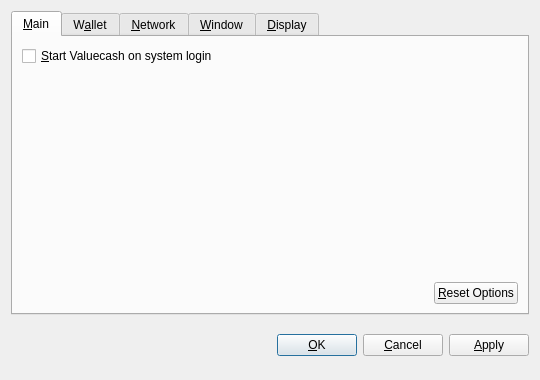
<?xml version="1.0" encoding="UTF-8"?>
<ui version="4.0">
 <class>OptionsDialog</class>
 <widget class="QDialog" name="OptionsDialog">
  <property name="geometry">
   <rect>
    <x>0</x>
    <y>0</y>
    <width>540</width>
    <height>380</height>
   </rect>
  </property>
  <property name="windowTitle">
   <string>Options</string>
  </property>
  <property name="modal">
   <bool>true</bool>
  </property>
  <layout class="QVBoxLayout" name="verticalLayout">
   <item>
    <widget class="QTabWidget" name="tabWidget">
     <property name="tabPosition">
      <enum>QTabWidget::North</enum>
     </property>
     <property name="currentIndex">
      <number>0</number>
     </property>
     <widget class="QWidget" name="tabMain">
      <attribute name="title">
       <string>&amp;Main</string>
      </attribute>
      <layout class="QVBoxLayout" name="verticalLayout_Main">
       <item>
        <widget class="QCheckBox" name="bitcoinAtStartup">
         <property name="toolTip">
          <string>Automatically start Valuecash after logging in to the system.</string>
         </property>
         <property name="text">
          <string>&amp;Start Valuecash on system login</string>
         </property>
        </widget>
       </item>
       <item>
        <spacer name="verticalSpacer_Main">
         <property name="orientation">
          <enum>Qt::Vertical</enum>
         </property>
         <property name="sizeHint" stdset="0">
          <size>
           <width>20</width>
           <height>40</height>
          </size>
         </property>
        </spacer>
       </item>
       <item>
        <layout class="QHBoxLayout" name="horizontalLayout_2_Main">
         <item>
          <spacer name="horizontalSpacer_2_Main">
           <property name="orientation">
            <enum>Qt::Horizontal</enum>
           </property>
           <property name="sizeHint" stdset="0">
            <size>
             <width>40</width>
             <height>20</height>
            </size>
           </property>
          </spacer>
         </item>
         <item>
          <widget class="QPushButton" name="resetButton">
           <property name="toolTip">
            <string>Reset all client options to default.</string>
           </property>
           <property name="text">
            <string>&amp;Reset Options</string>
           </property>
           <property name="autoDefault">
            <bool>false</bool>
           </property>
          </widget>
         </item>
        </layout>
       </item>
      </layout>
     </widget>
     <widget class="QWidget" name="tabWallet">
      <attribute name="title">
       <string>W&amp;allet</string>
      </attribute>
      <layout class="QVBoxLayout" name="verticalLayout_Network">
       <item>
        <widget class="QLabel" name="transactionFeeInfoLabel">
         <property name="text">
          <string>Optional transaction fee per kB that helps make sure your transactions are processed quickly. Most transactions are 1 kB.</string>
         </property>
         <property name="textFormat">
          <enum>Qt::PlainText</enum>
         </property>
         <property name="wordWrap">
          <bool>true</bool>
         </property>
        </widget>
       </item>
       <item>
        <layout class="QHBoxLayout" name="horizontalLayout_1_Main">
         <item>
          <widget class="QLabel" name="transactionFeeLabel">
           <property name="text">
            <string>Pay transaction &amp;fee</string>
           </property>
           <property name="textFormat">
            <enum>Qt::PlainText</enum>
           </property>
           <property name="buddy">
            <cstring>transactionFee</cstring>
           </property>
          </widget>
         </item>
         <item>
          <widget class="BitcoinAmountField" name="transactionFee"/>
         </item>
         <item>
          <spacer name="horizontalSpacer_1_Main">
           <property name="orientation">
            <enum>Qt::Horizontal</enum>
           </property>
           <property name="sizeHint" stdset="0">
            <size>
             <width>40</width>
             <height>20</height>
            </size>
           </property>
          </spacer>
         </item>
        </layout>
       </item>
       <item>
        <widget class="QLabel" name="label">
         <property name="text">
          <string>If you disable the spending of unconfirmed change, the change from a transaction cannot be used until that transaction has at least one confirmation. This also affects how your balance is computed.</string>
         </property>
         <property name="wordWrap">
          <bool>true</bool>
         </property>
        </widget>
       </item>
       <item>
        <widget class="QCheckBox" name="spendZeroConfChange">
         <property name="text">
          <string>Spend unconfirmed change  (experts only)</string>
         </property>
        </widget>
       </item>
       <item>
        <spacer name="verticalSpacer">
         <property name="orientation">
          <enum>Qt::Vertical</enum>
         </property>
         <property name="sizeHint" stdset="0">
          <size>
           <width>20</width>
           <height>40</height>
          </size>
         </property>
        </spacer>
       </item>
      </layout>
     </widget>
     <widget class="QWidget" name="tabNetwork">
      <attribute name="title">
       <string>&amp;Network</string>
      </attribute>
      <layout class="QVBoxLayout" name="verticalLayout_Network">
       <item>
        <widget class="QCheckBox" name="mapPortUpnp">
         <property name="toolTip">
          <string>Automatically open the Valuecash client port on the router. This only works when your router supports UPnP and it is enabled.</string>
         </property>
         <property name="text">
          <string>Map port using &amp;UPnP</string>
         </property>
        </widget>
       </item>
       <item>
        <widget class="QCheckBox" name="connectSocks">
         <property name="toolTip">
          <string>Connect to the Valuecash network through a SOCKS proxy (e.g. when connecting through Tor).</string>
         </property>
         <property name="text">
          <string>&amp;Connect through SOCKS proxy:</string>
         </property>
        </widget>
       </item>
       <item>
        <layout class="QHBoxLayout" name="horizontalLayout_Network">
         <item>
          <widget class="QLabel" name="proxyIpLabel">
           <property name="text">
            <string>Proxy &amp;IP:</string>
           </property>
           <property name="textFormat">
            <enum>Qt::PlainText</enum>
           </property>
           <property name="buddy">
            <cstring>proxyIp</cstring>
           </property>
          </widget>
         </item>
         <item>
          <widget class="QValidatedLineEdit" name="proxyIp">
           <property name="maximumSize">
            <size>
             <width>140</width>
             <height>16777215</height>
            </size>
           </property>
           <property name="toolTip">
            <string>IP address of the proxy (e.g. 127.0.0.1)</string>
           </property>
          </widget>
         </item>
         <item>
          <widget class="QLabel" name="proxyPortLabel">
           <property name="text">
            <string>&amp;Port:</string>
           </property>
           <property name="textFormat">
            <enum>Qt::PlainText</enum>
           </property>
           <property name="buddy">
            <cstring>proxyPort</cstring>
           </property>
          </widget>
         </item>
         <item>
          <widget class="QLineEdit" name="proxyPort">
           <property name="maximumSize">
            <size>
             <width>55</width>
             <height>16777215</height>
            </size>
           </property>
           <property name="toolTip">
            <string>Port of the proxy (e.g. 9050)</string>
           </property>
          </widget>
         </item>
         <item>
          <widget class="QLabel" name="socksVersionLabel">
           <property name="text">
            <string>SOCKS &amp;Version:</string>
           </property>
           <property name="textFormat">
            <enum>Qt::PlainText</enum>
           </property>
           <property name="buddy">
            <cstring>socksVersion</cstring>
           </property>
          </widget>
         </item>
         <item>
          <widget class="QValueComboBox" name="socksVersion">
           <property name="toolTip">
            <string>SOCKS version of the proxy (e.g. 5)</string>
           </property>
          </widget>
         </item>
         <item>
          <spacer name="horizontalSpacer_Network">
           <property name="orientation">
            <enum>Qt::Horizontal</enum>
           </property>
           <property name="sizeHint" stdset="0">
            <size>
             <width>40</width>
             <height>20</height>
            </size>
           </property>
          </spacer>
         </item>
        </layout>
       </item>
       <item>
        <spacer name="verticalSpacer_Network">
         <property name="orientation">
          <enum>Qt::Vertical</enum>
         </property>
         <property name="sizeHint" stdset="0">
          <size>
           <width>20</width>
           <height>40</height>
          </size>
         </property>
        </spacer>
       </item>
      </layout>
     </widget>
     <widget class="QWidget" name="tabWindow">
      <attribute name="title">
       <string>&amp;Window</string>
      </attribute>
      <layout class="QVBoxLayout" name="verticalLayout_Window">
       <item>
        <widget class="QCheckBox" name="minimizeToTray">
         <property name="toolTip">
          <string>Show only a tray icon after minimizing the window.</string>
         </property>
         <property name="text">
          <string>&amp;Minimize to the tray instead of the taskbar</string>
         </property>
        </widget>
       </item>
       <item>
        <widget class="QCheckBox" name="minimizeOnClose">
         <property name="toolTip">
          <string>Minimize instead of exit the application when the window is closed. When this option is enabled, the application will be closed only after selecting Quit in the menu.</string>
         </property>
         <property name="text">
          <string>M&amp;inimize on close</string>
         </property>
        </widget>
       </item>
       <item>
        <spacer name="verticalSpacer_Window">
         <property name="orientation">
          <enum>Qt::Vertical</enum>
         </property>
         <property name="sizeHint" stdset="0">
          <size>
           <width>20</width>
           <height>40</height>
          </size>
         </property>
        </spacer>
       </item>
      </layout>
     </widget>
     <widget class="QWidget" name="tabDisplay">
      <attribute name="title">
       <string>&amp;Display</string>
      </attribute>
      <layout class="QVBoxLayout" name="verticalLayout_Display">
       <item>
        <layout class="QHBoxLayout" name="horizontalLayout_1_Display">
         <item>
          <widget class="QLabel" name="langLabel">
           <property name="text">
            <string>User Interface &amp;language:</string>
           </property>
           <property name="textFormat">
            <enum>Qt::PlainText</enum>
           </property>
           <property name="buddy">
            <cstring>lang</cstring>
           </property>
          </widget>
         </item>
         <item>
          <widget class="QValueComboBox" name="lang">
           <property name="toolTip">
            <string>The user interface language can be set here. This setting will take effect after restarting Valuecash.</string>
           </property>
          </widget>
         </item>
        </layout>
       </item>
       <item>
        <layout class="QHBoxLayout" name="horizontalLayout_2_Display">
         <item>
          <widget class="QLabel" name="unitLabel">
           <property name="text">
            <string>&amp;Unit to show amounts in:</string>
           </property>
           <property name="textFormat">
            <enum>Qt::PlainText</enum>
           </property>
           <property name="buddy">
            <cstring>unit</cstring>
           </property>
          </widget>
         </item>
         <item>
          <widget class="QValueComboBox" name="unit">
           <property name="toolTip">
            <string>Choose the default subdivision unit to show in the interface and when sending coins.</string>
           </property>
          </widget>
         </item>
        </layout>
       </item>
       <item>
        <widget class="QCheckBox" name="displayAddresses">
         <property name="toolTip">
          <string>Whether to show Valuecash addresses in the transaction list or not.</string>
         </property>
         <property name="text">
          <string>&amp;Display addresses in transaction list</string>
         </property>
        </widget>
       </item>
       <item>
        <widget class="QCheckBox" name="coinControlFeatures">
         <property name="toolTip">
          <string>Whether to show coin control features or not.</string>
         </property>
         <property name="text">
          <string>Display coin &amp;control features (experts only!)</string>
         </property>
        </widget>
       </item>
       <item>
        <spacer name="verticalSpacer_Display">
         <property name="orientation">
          <enum>Qt::Vertical</enum>
         </property>
         <property name="sizeHint" stdset="0">
          <size>
           <width>20</width>
           <height>40</height>
          </size>
         </property>
        </spacer>
       </item>
      </layout>
     </widget>
    </widget>
   </item>
   <item>
    <layout class="QHBoxLayout" name="horizontalLayout_Buttons">
     <item>
      <spacer name="horizontalSpacer_1">
       <property name="orientation">
        <enum>Qt::Horizontal</enum>
       </property>
       <property name="sizeHint" stdset="0">
        <size>
         <width>40</width>
         <height>48</height>
        </size>
       </property>
      </spacer>
     </item>
     <item>
      <widget class="QLabel" name="statusLabel">
       <property name="font">
        <font>
         <weight>75</weight>
         <bold>true</bold>
        </font>
       </property>
       <property name="text">
        <string/>
       </property>
       <property name="textFormat">
        <enum>Qt::PlainText</enum>
       </property>
       <property name="wordWrap">
        <bool>true</bool>
       </property>
      </widget>
     </item>
     <item>
      <spacer name="horizontalSpacer_2">
       <property name="orientation">
        <enum>Qt::Horizontal</enum>
       </property>
       <property name="sizeHint" stdset="0">
        <size>
         <width>40</width>
         <height>48</height>
        </size>
       </property>
      </spacer>
     </item>
     <item>
      <widget class="QPushButton" name="okButton">
       <property name="text">
        <string>&amp;OK</string>
       </property>
      </widget>
     </item>
     <item>
      <widget class="QPushButton" name="cancelButton">
       <property name="text">
        <string>&amp;Cancel</string>
       </property>
       <property name="autoDefault">
        <bool>false</bool>
       </property>
      </widget>
     </item>
     <item>
      <widget class="QPushButton" name="applyButton">
       <property name="text">
        <string>&amp;Apply</string>
       </property>
       <property name="autoDefault">
        <bool>false</bool>
       </property>
      </widget>
     </item>
    </layout>
   </item>
  </layout>
 </widget>
 <customwidgets>
  <customwidget>
   <class>BitcoinAmountField</class>
   <extends>QSpinBox</extends>
   <header>bitcoinamountfield.h</header>
  </customwidget>
  <customwidget>
   <class>QValueComboBox</class>
   <extends>QComboBox</extends>
   <header>qvaluecombobox.h</header>
  </customwidget>
  <customwidget>
   <class>QValidatedLineEdit</class>
   <extends>QLineEdit</extends>
   <header>qvalidatedlineedit.h</header>
  </customwidget>
 </customwidgets>
 <resources/>
 <connections/>
</ui>
